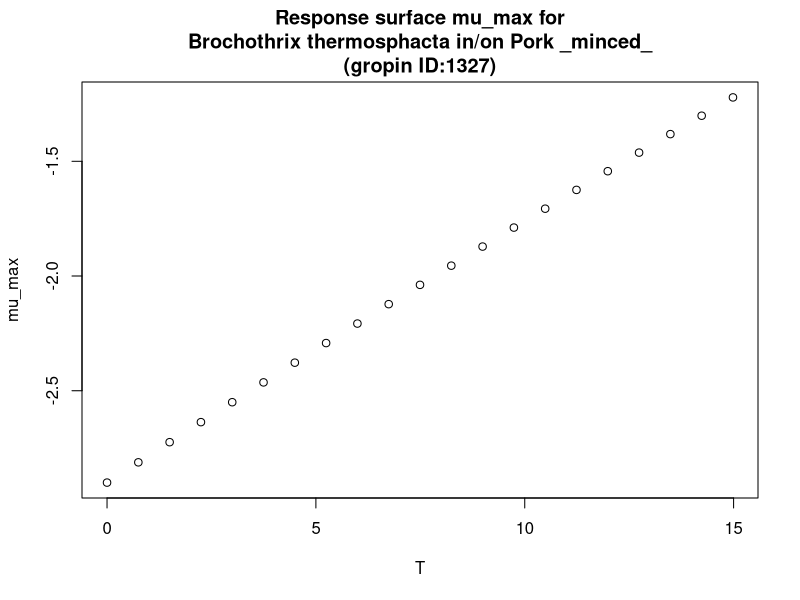

Source code (R):
#############################
# start of Parameter script
#############################
T <- seq(0,14.985014985015,length.out=21)
#############################
# end of Parameter script
#############################
############################# 
# start of Model script Gropin ID 1327 
#############################
 
# constant coefficients for this model
 
variables <- data.frame(T)
argumentsPar <- expand.grid(variables)
 
# heart of the model
response_surface <- function(T) {
   mumax <-log(0.055)-(73.2/0.00831)*((1/(T+273))-(1/273))

return(mumax=mumax)
} 

# output parameters
mumax <- cbind(argumentsPar,response_surface(argumentsPar['T']))
colnames(mumax) <- c(colnames(argumentsPar),'mumax')
#############################
# End of Model script
#############################
############################# 
# start of Visualisation script Gropin ID 1327 
#############################
plot(T,mumax$mumax,
                          xlab='T',
                          ylab='mu_max',main='Response surface mu_max for
Brochothrix thermosphacta in/on Pork _minced_
(gropin ID:1327)')
#############################
# End of Visualisation script
#############################
